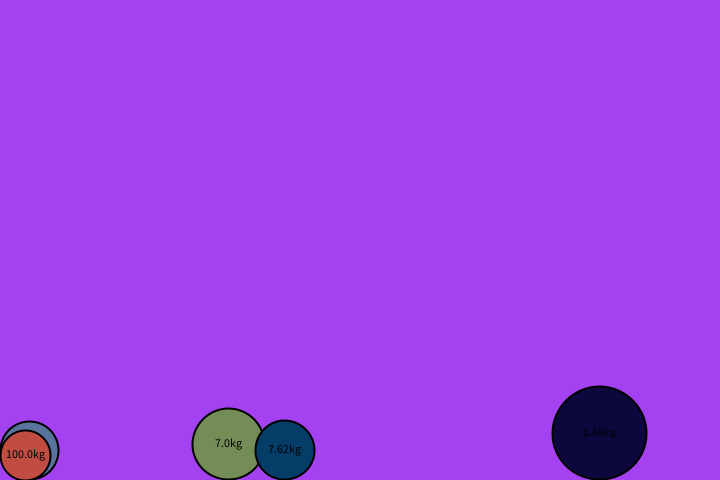
Frame 1 (no input)
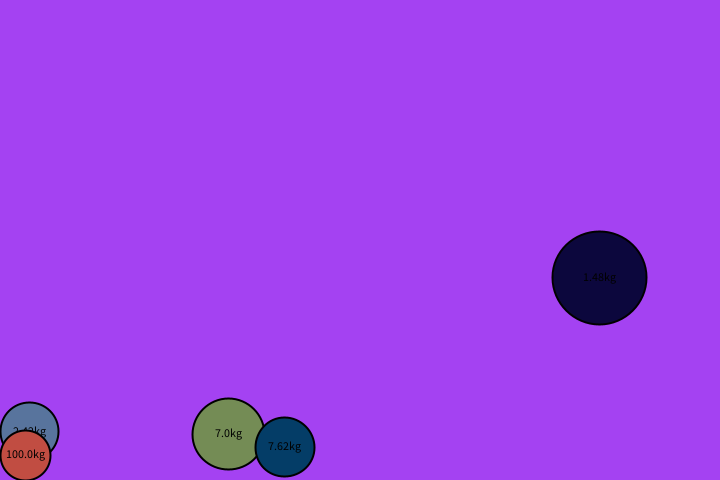
Frame 60 (the mouse pressed at the canvas centre just before this capture)
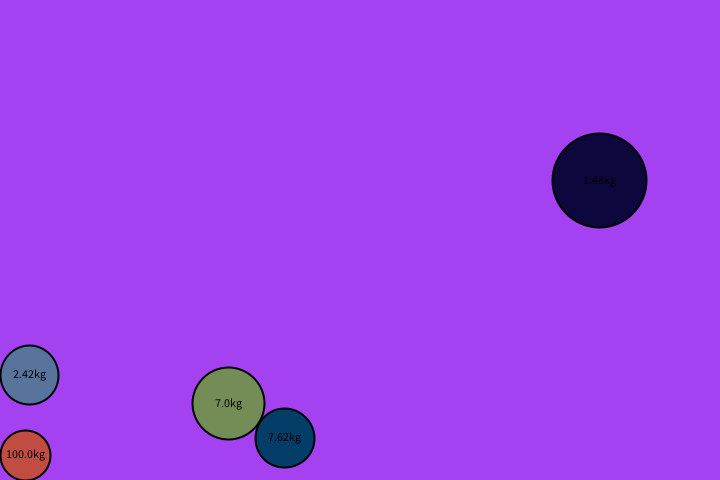
Frame 120 (the mouse held since frame 60 and released just before this capture)

The Processing sketch that drew these frames (run headless with seeded random() and noise(); from frame 60 on, the mouse is pressed at the canvas centre):

// Processing sketch: buoyancy_ball
// ── buoyancy_ball.pde
Mover[] balls=new Mover[5];
float Density=0.2;
final float scale=10;
final float g=(9.8/60/60);
final float windPower=6;
final color bgColor=GenerateColor();
void setup() 
{
  frameRate(60);
  size(720, 480);
  for (int i=0; i<balls.length-1; i++) {
    float r=random(25, 70);
    float m=random(1, 8);
    balls[i]=new Mover(m, random(width), height-r, r, GenerateColor());
  }
  balls[balls.length-1]=new Mover(100, random(width), height-25, 25, GenerateColor());
}
void draw() 
{
  background(bgColor);
  for (Mover ball : balls) {
    GenerateColor();
    ball.applyBuoyancy();
    ball.applyGravity();
    ball.update();
    ball.checkEdges();
    ball.display();
  }
}
void keyPressed() {
  switch(key) {
  case 'd':
    for (Mover m : balls) {
      PVector wind = new PVector(windPower, 0);
      m.applyForce(wind);
    }
    break;
  case 's':
    for (Mover m : balls) {
      PVector wind = new PVector(0, windPower);
      m.applyForce(wind);
    }
    break;
  case 'w':
    for (Mover m : balls) {
      PVector wind = new PVector(0, -windPower);
      m.applyForce(wind);
    }
    break;
  case 'a':
    for (Mover m : balls) {
      PVector wind = new PVector(-windPower, 0);
      m.applyForce(wind);
    }
    break;
  default:
    // code block
  }
}
color GenerateColor() {
  float R = random(255);
  float G = random (255);
  float B = random (255);
  return color(R, G, B);
}

// ── Mover.pde

class Mover {
  final float Epsilon=0.80;
  PVector position;
  PVector velocity;
  PVector acceleration;
  float mass;
  float radius;
  float volume;
  float density;
  color colour;
  Mover(float m, float x, float y, float r,color c) {
    int temp=(int)(m*100);
    mass = 1.0*temp/100;
    
    colour=c;
    position = new PVector(x, y);
    velocity = new PVector(0, 0);
    acceleration = new PVector(0, 0);
    radius=r;
    volume=pow((radius/scale), 3)*PI*3/4;
    density=mass/volume;
  }

  void applyForce(PVector force) {
    PVector f = PVector.div(force, mass);
    acceleration.add(f);
  }
  void applyBuoyancy() {
    PVector buoyancy=new PVector(0, -1);
    buoyancy.mult(volume);
    buoyancy.mult(g);
    buoyancy.mult(Density);
    applyForce(buoyancy);
  }
  void applyGravity() {
    PVector gravity = new PVector(0, g*mass);
    applyForce(gravity);
  }
  void update() {
    velocity.add(acceleration);
    position.add(velocity);
    acceleration.mult(0);
  }

  void display() {
    stroke(0);
    strokeWeight(2);
    fill(colour);
    ellipse(position.x, position.y, radius*2, radius*2);
    fill(0);
    String m=mass+"kg";
    float mWidth=textWidth(m);
    float mHeight=textWidth(m.charAt(0));
    text(m,position.x-mWidth/2,position.y+mHeight/2);
  }

  void checkEdges() {

    if (position.x+radius > width) {
      position.x = width-radius;
      velocity.x *= -Epsilon;
    } else if (position.x < radius) {
      velocity.x *= -Epsilon;
      position.x = radius;
    }

    if (position.y+radius > height) {
      velocity.y *= -Epsilon;
      position.y = height-radius;
    } else if (position.y < radius) {
      velocity.y *= -Epsilon;
      position.y = radius;
    }
    

  }
}
